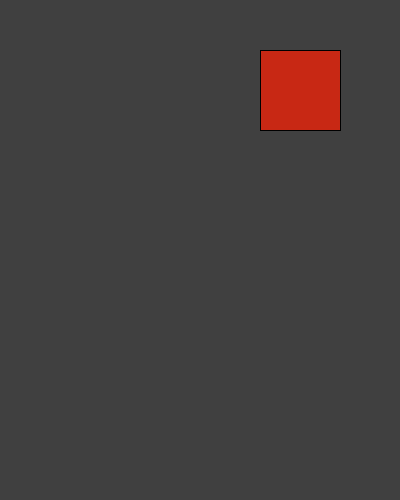
Frame 1 (no input)
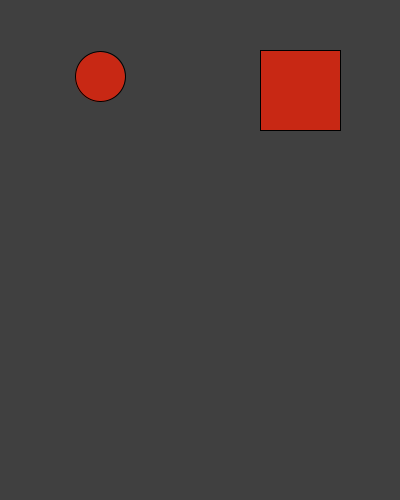
Frame 60 (the mouse pressed at the canvas centre just before this capture)
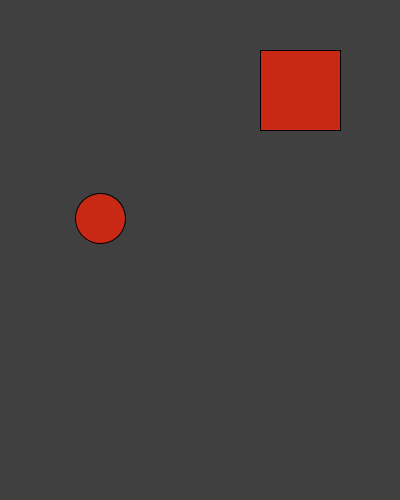
Frame 120 (the mouse held since frame 60 and released just before this capture)

The Processing sketch that drew these frames (run headless with seeded random() and noise(); from frame 60 on, the mouse is pressed at the canvas centre):

// Processing sketch: processing_58156
// ── processing_58156.pde

Circle ball;

boolean animate = true;

void setup() {
  size(400, 500);
  smooth();
  ball = new Circle();
}


void draw () {
  background(64);
  ball.move();
  ball.display(); 
  if (animate == true) {
    fill(200, 40, 20);
  }
  else { 
    fill(50, 20, 200);
  }
  rect(260, 50, 80, 80);
}


void mousePressed() { 
  if ( mouseX > 260 && mouseX < (260+80) && mouseY > 50 && mouseY < (50+80)) {
    // toggle the value of on
    // in other words, if on == true, then on becomes not true (false) and
    // vice versa
    animate = !animate; // on = (not)on
  }
}

class Circle {

  float speed;
  float gravity;
  float xpos;
  float ypos ;
  float dimensions;

  Circle () {
    speed = 0;
    gravity = 0.1;
    xpos = width/4;
    ypos = -100;
    dimensions = 50;
  }

  void display () {
    ellipse (xpos, ypos, dimensions, dimensions);
  }
  void move() {
    if (animate == true) {
      ypos = ypos + speed;
      speed = speed + gravity;
      if (ypos >= height-120) {
        // reduce the speed on every bounce to make it more
        // realistic.. try -1 and see what happens
        speed *= -0.9;
      }
    }
  }
}
